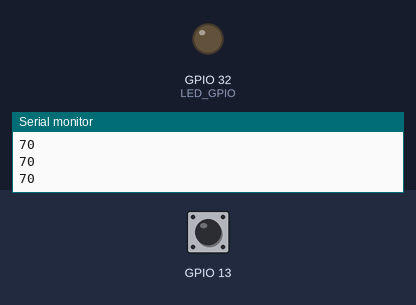
Simulated run of this sketch. Board: ESP32. On the bench: output pins drawn as LEDs (lit = HIGH), the last lines printed to the serial monitor. The inputs (shaded band) are chosen by the test bench; at power-on: GPIO 13 HIGH.

Above: at 2.2 s.
2.3 s: GPIO 13 pulled LOW for 0.3 s
At 2.9 s:
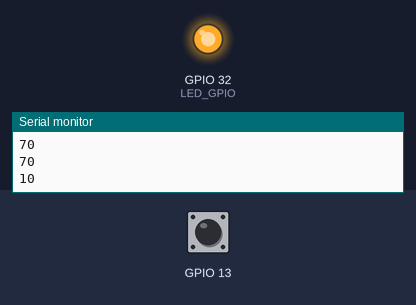
4.5 s: GPIO 13 pulled LOW for 3.2 s
At 8.4 s:
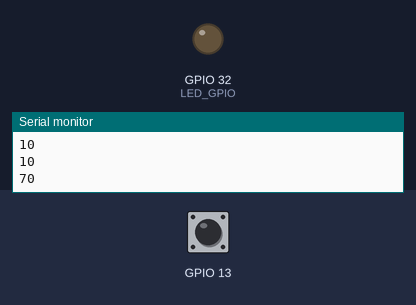
Timing chart, 0 to 9.9 s (numbered marks = the images above; inputs shaded):
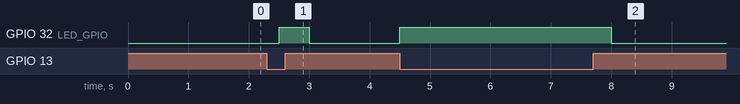

The sketch:

05-020_Touch_sensor_with_LED.ino
```cpp
/*  05.020 - Touch sensor with LED
 *
 * This sketch shows you how to control an led using the integrated touch sensor.
 *
 * When you touch GPIO13 (TOUCH 4), the LED turns on.
 *
 *
 * This sketch was written by Peter Dalmaris using information from the
 * ESP32 datasheet and examples.
 *
 *
 * Components
 * ----------
 *  - ESP32 Dev Kit v4
 *  - LED
 *  - 320 Ohm resistor
 *  - Jumper wire attached to the touch sensor pin
 *
 *  IDE
 *  ---
 *  Arduino IDE with ESP32 Arduino Code
 *  (https://github.com/espressif/arduino-esp32)
 *
 *
 *  Libraries
 *  ---------
 *  - None
 *  -
 *
 * Connections
 * -----------
 *
 *  ESP32 Dev Kit |     LED
 *  ------------------------------
 *        GND      |    Cathode
 *        GPIO32   |    Anode via resistor
 *
 *  Connect a jumper wire to GPIO 13.
 *
 *  Other information
 *  -----------------
 *
 *  1. ESP32 Datasheet: https://www.espressif.com/sites/default/files/documentation/esp32_datasheet_en.pdf
 *  2. esp32-hal-touch.h: https://github.com/espressif/arduino-esp32/blob/master/cores/esp32/esp32-hal-touch.h
 *
 *  Created on March 27 2019 by Peter Dalmaris
 *
 */

const byte LED_GPIO = 32;  // Marked volatile so it can be read inside the ISR

void setup()
{
  pinMode(LED_GPIO, OUTPUT);
  Serial.begin(115200);
  delay(1000); // give me time to bring up serial monitor
  Serial.println("ESP32 Touch Test");
}

void loop()
{
  Serial.println(touchRead(T4));  // get value using T4

  if (touchRead(T4) < 20)         // The value 20 is determined experimentally
    digitalWrite(LED_GPIO, HIGH);
  else
    digitalWrite(LED_GPIO, LOW);

  delay(500);
}
```

Measured:
- after the input at 2.3 s, GPIO 32 (LED_GPIO): LOW → HIGH after 0.20 s, → LOW 0.50 s later
- after the input at 4.5 s, GPIO 32 (LED_GPIO): LOW → HIGH at once, → LOW 3.5 s later
